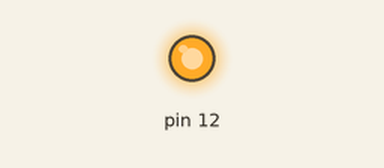
This sketch was run on a simulated Arduino Uno, built with avr-gcc and run on an emulated ATmega328P. On the bench: output pins drawn as LEDs (lit = HIGH).

Above: at 1.65 s.
At 50.1 s:
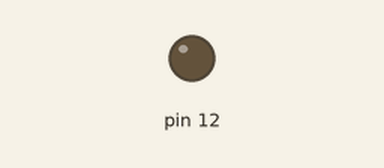
Timing chart, 0 to 52.0 s (numbered marks = the images above):
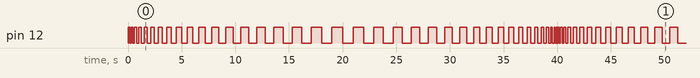

The sketch:

Blink_bea.ino
```cpp
void setup() {
  // initialize digital pin LED_BUILTIN as an output.
  pinMode(12, OUTPUT);
}

void loop() {
  for(int i = 0; i < 1000; i = i + 50){
    digitalWrite(12, HIGH);
    delay(i);
    digitalWrite(12, LOW);
    delay(i);

  }

  for(int i = 1000; i > 0; i = i - 50){
    digitalWrite(12, HIGH);
    delay(i);
    digitalWrite(12, LOW);
    delay(i);


  }
}
  
```

Measured:
- by itself, pin 12: moves between LOW and HIGH, repeating every 40.0 s
- by itself, everything shown: repeats every 40.0 s, in 78 steps
